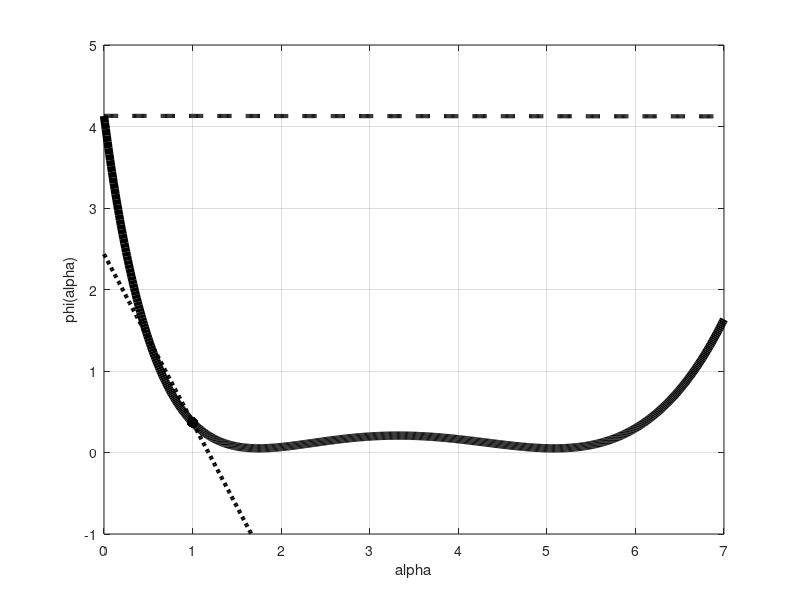

MATLAB code to generate this figure:
% P20CD part of solution to P20

% set up functions
rr = @(x) [x(1)^2 + x(2)^2 - 1;  0.5 * exp(2 * x(1)) - x(2)];
JJ = @(x) [2 * x(1),  2 * x(2);  exp(2 * x(1)),  -1];
ff = @(x) 0.5 * rr(x)' * rr(x);        % merit function

% first iterate
x0 = [1; 1];
p0 = JJ(x0) \ (-rr(x0))
phi = @(alpha) ff(x0 + alpha * p0);    % line search function

% plot phi(alpha)
alf = 0:.01:7;  y = zeros(size(alf));
for k = 1:length(alf)
   y(k) = phi(alf(k));
end
plot(alf,y,'k','linewidth',6),  hold on
plot(1.0,phi(1.0),'k.','markersize',24)   % mark full step alpha = 1
grid on,  xlabel('alpha'),  ylabel('phi(alpha)')

% add Wolfe condition lines to graph, and report
cA = 1.0e-4;   cB = 0.25;              % constants in Wolfe A,B
m0 = rr(x0)' * JJ(x0) * p0;            % slope phi'(0)
fA = ff(x0) + cA * m0 * 1.0;
if phi(1.0) <= fA
    fprintf('Wolfe A goal SATISFIED:  %.6f <= %.6f\n',phi(1.0),fA)
else
    fprintf('Wolfe A goal NOT SATISFIED:  %.6f > %.6f\n',phi(1.0),fA)
end
plot(alf,ff(x0) + cA * m0 * alf,'k--','linewidth',3)
x1 = x0 + 1.0 * p0;
m1 = rr(x1)' * JJ(x1) * p0;            % slope phi'(1)
if m1 >= cB * m0
    fprintf('Wolfe B goal SATISFIED:  %.6f >= %.6f\n',m1,cB * m0)
else
    fprintf('Wolfe B goal NOT SATISFIED:  %.6f < %.6f\n',m1,cB * m0)
end
plot(alf,phi(1.0) + cB * m0 * (alf - 1),'k:','linewidth',3)
axis([0 7 -1 5]),  hold off
